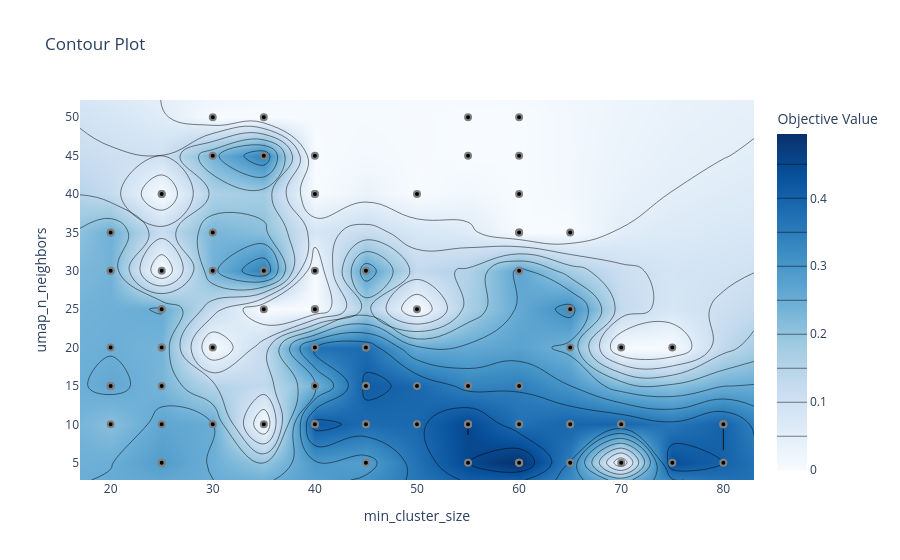

The cell this chart's notebook holds for it:
### Code cell
from optuna.visualization import plot_contour

fig = plot_contour(
    study,
    params=["umap_n_neighbors", "min_cluster_size"]
)
fig.show()

### Figure 1 — Plotly figure (JSON) as saved in the notebook; plotly's stock layout.template omitted (floating-point values rounded to 4 significant figures; data arrays with more than 128 entries replaced by an {"elided": "..."} marker saying what was removed)
{"data": [{"colorbar": {"title": {"text": "Objective Value"}}, "colorscale": [[0, "rgb(247,251,255)"], [0.125, "rgb(222,235,247)"], [0.25, "rgb(198,219,239)"], [0.375, "rgb(158,202,225)"], [0.5, "rgb(107,174,214)"], [0.625, "rgb(66,146,198)"], [0.75, "rgb(33,113,181)"], [0.875, "rgb(8,81,156)"], [1, "rgb(8,48,107)"]], "connectgaps": true, "contours": {"coloring": "heatmap"}, "hoverinfo": "none", "line": {"smoothing": 1.3}, "reversescale": false, "type": "contour", "x": [17, 20, 25, 30, 35, 40, 45, 50, 55, 60, 65, 70, 75, 80, 83], "y": [2.75, 5, 10, 15, 20, 25, 30, 35, 40, 45, 50, 52.25], "z": {"elided": "12x15 float values"}}, {"marker": {"color": "black", "line": {"color": "Gray", "width": 2}}, "mode": "markers", "name": "Feasible Trial", "showlegend": false, "type": "scatter", "x": [30, 45, 30, 35, 30, 70, 20, 50, 25, 40, 40, 20, 60, 60, 55, 20, 40, 25, 25, 25, 20, 30, 20, 25, 20, 25, 40, 35, 35, 55, 20, 25, 35, 25, 40, 25, 30, 60, 50, 25, 60, 45, 65, 65, 35, 65, 35, 60, 60, 40, 60, 40, 75, 30, 40, 20, 20, 40, 55, 70, 55, 40, 60, 60, 65, 65, 55, 60, 65, 50, 45, 60, 40, 45, 25, 50, 45, 45, 55, 70, 75, 65, 80, 70, 70, 60, 60, 65, 80, 80, 80, 25, 55, 65, 55, 45, 45, 40, 45], "y": [50, 10, 30, 10, 45, 10, 10, 40, 15, 45, 15, 15, 40, 35, 45, 15, 40, 20, 25, 20, 35, 35, 15, 5, 30, 25, 15, 45, 50, 50, 30, 40, 30, 5, 30, 30, 10, 50, 25, 40, 30, 30, 25, 35, 30, 20, 25, 35, 45, 25, 30, 40, 20, 20, 25, 20, 35, 20, 15, 20, 10, 10, 10, 15, 10, 10, 10, 5, 25, 15, 15, 10, 10, 20, 10, 10, 10, 15, 15, 10, 5, 10, 10, 10, 5, 5, 5, 5, 5, 10, 10, 5, 10, 5, 5, 5, 15, 10, 20]}, {"marker": {"color": "#cccccc", "line": {"color": "Gray", "width": 2}}, "mode": "markers", "name": "Infeasible Trial", "showlegend": false, "type": "scatter", "x": [], "y": []}], "layout": {"title": {"text": "Contour Plot"}, "xaxis": {"range": [17, 83], "title": {"text": "min_cluster_size"}}, "yaxis": {"range": [2.75, 52.25], "title": {"text": "umap_n_neighbors"}}}}
